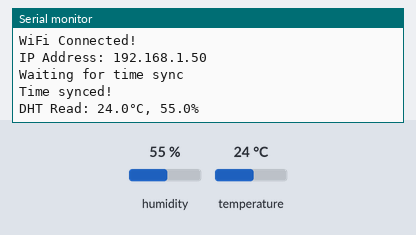
The sketch below on a simulated ESP32-S3. Shown: the last lines printed to the serial monitor. The inputs (shaded band) are chosen by the test bench; at power-on: humidity 55 %, temperature 24 °C. WiFi joins after 1.5 s; servers stay silent unless stated; uploads are accepted with an empty reply; the local clock reads 2024-03-15 10:24:30 at power-on unless the sketch sets it.

Above: at 3.2 s.
3.3 s: humidity set to 22 %
At 5.0 s:
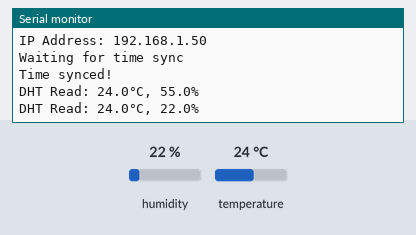
6.0 s: temperature set to 12 °C
At 11.2 s:
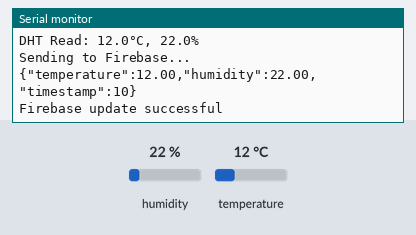
11.6 s: humidity set to 40 %
At 13.6 s:
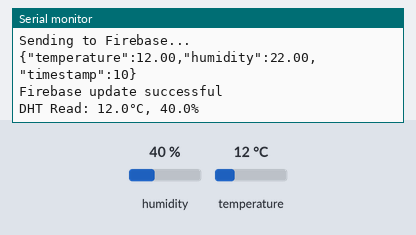
Timing chart, 0 to 15.1 s (numbered marks = the images above; inputs shaded):
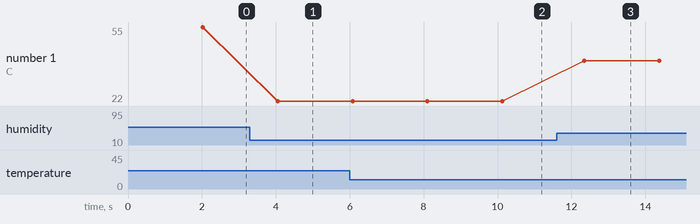

Measured:
- after the input at 3.3 s, the serial monitor: prints a new line after 0.75 s (image 1)
- after the input at 6.0 s, the serial monitor: prints a new line after 0.08 s (image 2)
- after the input at 11.6 s, the serial monitor: prints a new line after 0.75 s (image 3)
- plotted number 1: 55 → 22 after the input at 3.3 s, 22 → 40 after the input at 11.6 s

The sketch:

firebase_fixed.ino
```cpp
#include <WiFi.h>
#include <HTTPClient.h>
#include <DHT.h>

// WiFi Credentials
const char* ssid = "H.";
const char* password = "sarkari0";

// Firebase Configuration
const String FIREBASE_HOST = "lab11-firebase-846e8-default-rtdb.firebaseio.com";
const String FIREBASE_AUTH = "1RICS3daNiWNPv73qeiytKfcqYXjeXqT3Hx2owwQ";
const String FIREBASE_PATH = "/sensor_data.json";

// DHT Sensor
#define DHTPIN 4       // GPIO4 (change if needed)
#define DHTTYPE DHT11  // DHT11 or DHT22

// Timing
const unsigned long SEND_INTERVAL = 10000;  // 10 seconds
const unsigned long SENSOR_DELAY = 2000;    // 2 seconds between reads

// ======= Global Objects ======= //
DHT dht(DHTPIN, DHTTYPE);
unsigned long lastSendTime = 0;
unsigned long lastReadTime = 0;

// ======= Setup ======= //
void setup() {
  Serial.begin(115200);
  Serial.println("\nESP32-S3 DHT11 Firebase Monitor");

  initDHT();
  connectWiFi();

  configTime(18000, 0, "pool.ntp.org", "time.nist.gov"); // GMT+5 (Pakistan Time = 5*3600 = 18000)

  Serial.print("Waiting for time sync");
  while (time(nullptr) < 100000) {
    delay(500);
    Serial.print(".");
  }
  Serial.println("\nTime synced!");
}

// ======= Main Loop ======= //
void loop() {
  // Maintain WiFi connection
  if (WiFi.status() != WL_CONNECTED) {
    connectWiFi();
  }

  // Read sensor (with proper timing)
  if (millis() - lastReadTime >= SENSOR_DELAY) {
    float temp, hum;
    if (readDHT(&temp, &hum)) {
      // Send to Firebase (with proper timing)
      if (millis() - lastSendTime >= SEND_INTERVAL) {
        sendToFirebase(temp, hum);
        lastSendTime = millis();
      }
    }
    lastReadTime = millis();
  }
}

// ======= Sensor Functions ======= //
void initDHT() {
  dht.begin();
  Serial.println("DHT sensor initialized");
  delay(500);  // Short stabilization delay
}

bool readDHT(float* temp, float* humidity) {
  *temp = dht.readTemperature();
  *humidity = dht.readHumidity();

  if (isnan(*temp) || isnan(*humidity)) {
    Serial.println("DHT read failed! Retrying...");

    // Attempt sensor recovery
    digitalWrite(DHTPIN, LOW);  // Reset pin state
    pinMode(DHTPIN, INPUT);
    delay(100);
    initDHT();  // Reinitialize

    return false;
  }

  Serial.printf("DHT Read: %.1f°C, %.1f%%\n", *temp, *humidity);
  return true;
}

// ======= WiFi Functions ======= //
void connectWiFi() {
  Serial.print("Connecting to WiFi");
  WiFi.disconnect(true);  // Clear previous config
  WiFi.begin(ssid, password);

  int attempts = 0;
  while (WiFi.status() != WL_CONNECTED && attempts < 15) {
    delay(500);
    Serial.print(".");
    attempts++;
  }

  if (WiFi.status() == WL_CONNECTED) {
    Serial.println("\nWiFi Connected!");
    Serial.print("IP Address: ");
    Serial.println(WiFi.localIP());
  } else {
    Serial.println("\nWiFi Connection Failed!");
  }
}

// ======= Firebase Functions ======= //
void sendToFirebase(float temp, float humidity) {
  if (WiFi.status() != WL_CONNECTED) {
    Serial.println("Cannot send - WiFi disconnected");
    return;
  }

  HTTPClient http;
  String url = "https://" + FIREBASE_HOST + FIREBASE_PATH + "?auth=" + FIREBASE_AUTH;

  // Create JSON payload
  String jsonPayload = "{\"temperature\":" + String(temp) +
                      ",\"humidity\":" + String(humidity) +
                      ",\"timestamp\":" + String(millis()/1000) + "}";

  Serial.println("Sending to Firebase...");
  Serial.println(jsonPayload);

  http.begin(url);
  http.addHeader("Content-Type", "application/json");

  int httpCode = http.POST(jsonPayload);

  if (httpCode == HTTP_CODE_OK) {
    Serial.println("Firebase update successful");
  } else {
    Serial.printf("Firebase error: %d\n", httpCode);
    if (httpCode == -1) {
      Serial.println("Check your Firebase URL and authentication");
    }
  }

  http.end();
}
```
